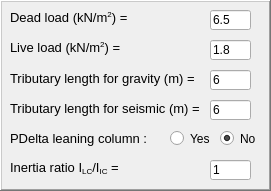
      <widget class="QFrame" name="LoadsFrame">
       <property name="geometry">
        <rect>
         <x>0</x>
         <y>280</y>
         <width>271</width>
         <height>191</height>
        </rect>
       </property>
       <property name="frameShape">
        <enum>QFrame::WinPanel</enum>
       </property>
       <property name="frameShadow">
        <enum>QFrame::Raised</enum>
       </property>
       <widget class="QLabel" name="label_28">
        <property name="geometry">
         <rect>
          <x>10</x>
          <y>10</y>
          <width>151</width>
          <height>16</height>
         </rect>
        </property>
        <property name="font">
         <font>
          <family>Arial</family>
          <pointsize>10</pointsize>
          <weight>50</weight>
          <italic>false</italic>
          <bold>false</bold>
         </font>
        </property>
        <property name="text">
         <string>&lt;html&gt;&lt;head/&gt;&lt;body&gt;&lt;p&gt;Dead load (kN/m&lt;span style=&quot; vertical-align:super;&quot;&gt;2&lt;/span&gt;) =&lt;/p&gt;&lt;/body&gt;&lt;/html&gt;</string>
        </property>
       </widget>
       <widget class="QLineEdit" name="DL">
        <property name="geometry">
         <rect>
          <x>210</x>
          <y>10</y>
          <width>41</width>
          <height>20</height>
         </rect>
        </property>
        <property name="text">
         <string>6.5</string>
        </property>
        <property name="placeholderText">
         <string>6</string>
        </property>
       </widget>
       <widget class="QLineEdit" name="LL">
        <property name="geometry">
         <rect>
          <x>210</x>
          <y>40</y>
          <width>41</width>
          <height>20</height>
         </rect>
        </property>
        <property name="text">
         <string>1.8</string>
        </property>
        <property name="placeholderText">
         <string>2</string>
        </property>
       </widget>
       <widget class="QLabel" name="label_30">
        <property name="geometry">
         <rect>
          <x>10</x>
          <y>70</y>
          <width>191</width>
          <height>16</height>
         </rect>
        </property>
        <property name="font">
         <font>
          <family>Arial</family>
          <pointsize>10</pointsize>
          <weight>50</weight>
          <italic>false</italic>
          <bold>false</bold>
         </font>
        </property>
        <property name="text">
         <string>Tributary length for gravity (m) =</string>
        </property>
       </widget>
       <widget class="QLineEdit" name="Lafg">
        <property name="geometry">
         <rect>
          <x>210</x>
          <y>70</y>
          <width>41</width>
          <height>20</height>
         </rect>
        </property>
        <property name="text">
         <string>6</string>
        </property>
        <property name="placeholderText">
         <string>5</string>
        </property>
       </widget>
       <widget class="QLabel" name="label_31">
        <property name="geometry">
         <rect>
          <x>10</x>
          <y>100</y>
          <width>201</width>
          <height>16</height>
         </rect>
        </property>
        <property name="font">
         <font>
          <family>Arial</family>
          <pointsize>10</pointsize>
          <weight>50</weight>
          <italic>false</italic>
          <bold>false</bold>
         </font>
        </property>
        <property name="text">
         <string>Tributary length for seismic (m) =</string>
        </property>
       </widget>
       <widget class="QLineEdit" name="Lafs">
        <property name="geometry">
         <rect>
          <x>210</x>
          <y>100</y>
          <width>41</width>
          <height>20</height>
         </rect>
        </property>
        <property name="text">
         <string>6</string>
        </property>
        <property name="placeholderText">
         <string>5</string>
        </property>
       </widget>
       <widget class="QLabel" name="label_29">
        <property name="geometry">
         <rect>
          <x>10</x>
          <y>40</y>
          <width>151</width>
          <height>16</height>
         </rect>
        </property>
        <property name="font">
         <font>
          <family>Arial</family>
          <pointsize>10</pointsize>
          <weight>50</weight>
          <italic>false</italic>
          <bold>false</bold>
         </font>
        </property>
        <property name="text">
         <string>&lt;html&gt;&lt;head/&gt;&lt;body&gt;&lt;p&gt;Live load (kN/m&lt;span style=&quot; vertical-align:super;&quot;&gt;2&lt;/span&gt;) =&lt;/p&gt;&lt;/body&gt;&lt;/html&gt;</string>
        </property>
       </widget>
       <widget class="QLabel" name="label_71">
        <property name="geometry">
         <rect>
          <x>10</x>
          <y>130</y>
          <width>151</width>
          <height>16</height>
         </rect>
        </property>
        <property name="font">
         <font>
          <family>Arial</family>
          <pointsize>10</pointsize>
          <weight>50</weight>
          <italic>false</italic>
          <bold>false</bold>
         </font>
        </property>
        <property name="text">
         <string>PDelta leaning column :</string>
        </property>
       </widget>
       <widget class="QRadioButton" name="radioButtonYesLC">
        <property name="geometry">
         <rect>
          <x>170</x>
          <y>130</y>
          <width>51</width>
          <height>17</height>
         </rect>
        </property>
        <property name="font">
         <font>
          <weight>50</weight>
          <italic>false</italic>
          <bold>false</bold>
         </font>
        </property>
        <property name="text">
         <string>Yes</string>
        </property>
       </widget>
       <widget class="QRadioButton" name="radioButtonNoLC">
        <property name="geometry">
         <rect>
          <x>220</x>
          <y>130</y>
          <width>51</width>
          <height>17</height>
         </rect>
        </property>
        <property name="font">
         <font>
          <weight>50</weight>
          <italic>false</italic>
          <bold>false</bold>
         </font>
        </property>
        <property name="text">
         <string>No</string>
        </property>
        <property name="checked">
         <bool>true</bool>
        </property>
       </widget>
       <widget class="QLineEdit" name="InertiaRatio">
        <property name="geometry">
         <rect>
          <x>210</x>
          <y>160</y>
          <width>41</width>
          <height>20</height>
         </rect>
        </property>
        <property name="text">
         <string>1</string>
        </property>
        <property name="placeholderText">
         <string>5</string>
        </property>
       </widget>
       <widget class="QLabel" name="label_72">
        <property name="geometry">
         <rect>
          <x>10</x>
          <y>160</y>
          <width>191</width>
          <height>16</height>
         </rect>
        </property>
        <property name="font">
         <font>
          <family>Arial</family>
          <pointsize>10</pointsize>
          <weight>50</weight>
          <italic>false</italic>
          <bold>false</bold>
         </font>
        </property>
        <property name="text">
         <string>&lt;html&gt;&lt;head/&gt;&lt;body&gt;&lt;p&gt;Inertia ratio I&lt;span style=&quot; vertical-align:sub;&quot;&gt;LC&lt;/span&gt;/I&lt;span style=&quot; vertical-align:sub;&quot;&gt;IC&lt;/span&gt; =&lt;/p&gt;&lt;/body&gt;&lt;/html&gt;</string>
        </property>
       </widget>
      </widget>
